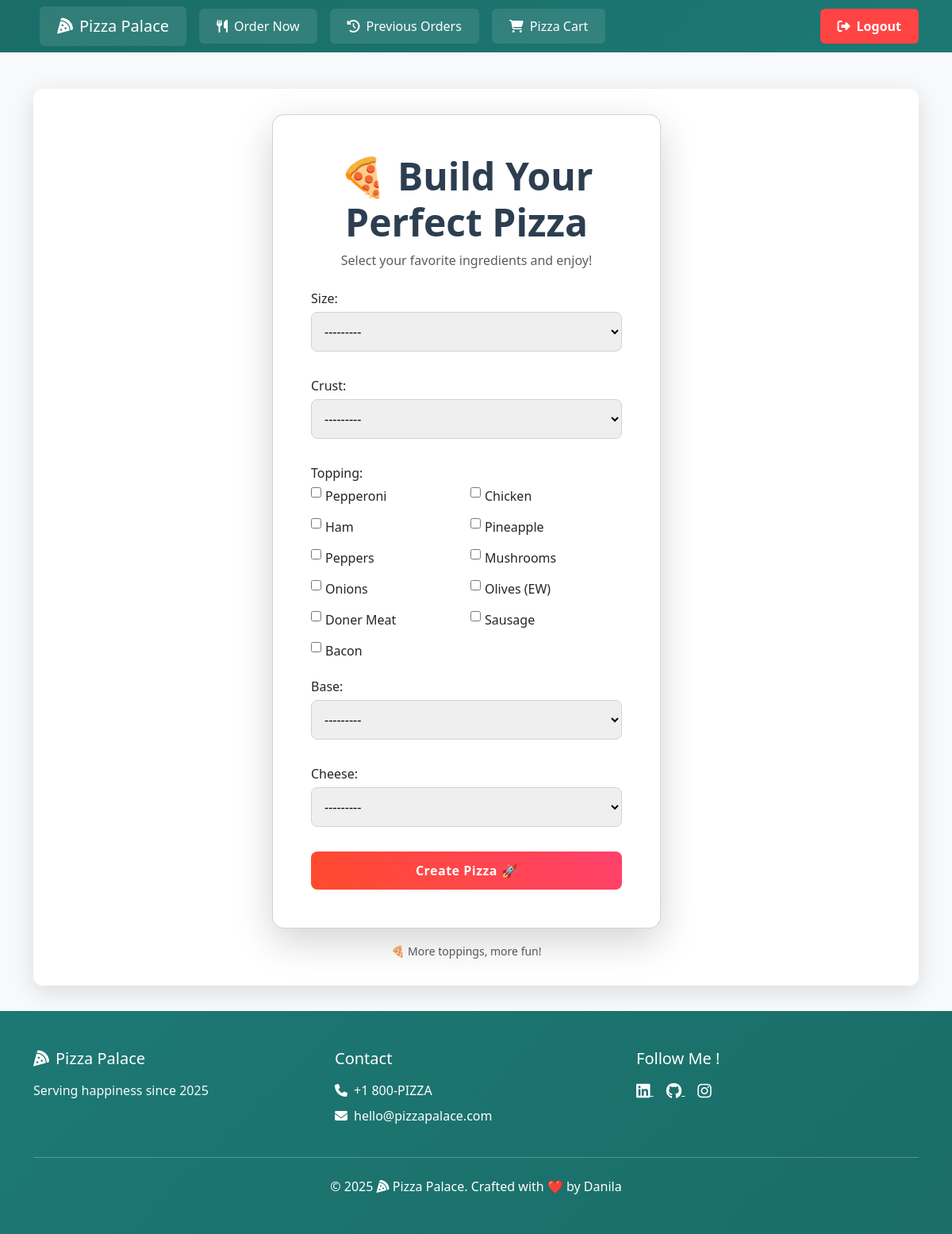
/order/ (signed in), run on the app's committed database.
### main/models.py (models this page shows)
class Size(models.Model):
    size = models.CharField(max_length=50, default="Medium")
    price = models.FloatField(default=11.50)
    def __str__(self):
        return self.size

class Crust(models.Model):
    crust = models.CharField(max_length=50, default="Normal")
    price = models.FloatField(default=0)
    def __str__(self):
        return self.crust

class Topping(models.Model):
    topping = models.CharField(max_length=50)
    price = models.FloatField()
    def __str__(self):
        return self.topping

class Base(models.Model):
    base = models.CharField(max_length=50, default="Regular")
    price = models.FloatField(default=1.0)
    def __str__(self):
        return self.base

class Cheese(models.Model):
    cheese = models.CharField(max_length=50, default="Mozarella")
    price = models.FloatField(default=0.5)
    def __str__(self):
        return self.cheese

### main/views.py (the view)
# urls.py: path('order/', views.order, name='order'),
def order(request):
    if not request.user.is_authenticated:
        return redirect("login")
    if request.method == "POST":
        form = PizzaForm(request.POST)
        if form.is_valid():
            pizza = form.save()
            cart, created = Cart.objects.get_or_create(user=request.user)
            cart.pizzas.add(pizza)
            return redirect('cart')
    else:
        form = PizzaForm()
    return render(request, 'order.html', {'form': form})

### main/forms.py
class PizzaForm(forms.ModelForm):
    class Meta:
        model = Pizza
        fields = ['size', 'crust', 'topping', 'base', 'cheese']
    topping = forms.ModelMultipleChoiceField(
        queryset = Topping.objects.all(),
        widget = forms.CheckboxSelectMultiple,
        required = False
    )

### main/templates/order.html (shortened to what this page needs)
{% extends 'base.html' %}
{% block content %}
<div class="container order-container">
    <div class="row justify-content-center w-100">
        <div class="col-md-6">
            <div class="card order-card shadow-lg">
                <div class="card-body p-5">
                    <div class="text-center mb-4">
                        <h1 class="display-5 order-title">🍕 Build Your Perfect Pizza</h1>
                        <p class="text-muted">Select your favorite ingredients and enjoy!</p>
                    </div>
                    <form method="POST" class="order-form">
                        {% for field in form %}
                            <div class="mb-3">
                                {{ field.label_tag }}
                                {% if field.field.widget.input_type == 'checkbox' %}  <div class="topping-group">
                                        {% for choice in field.field.choices %}
                                            <div class="topping-item">
                                                <input type="checkbox" name="{{ field.html_name }}" id="id_{{ field.id_for_label }}_{{ choice.0 }}" value="{{ choice.0 }}" {% if choice.0 in field.value %}checked{% endif %}>
                                                <label for="id_{{ field.id_for_label }}_{{ choice.0 }}">{{ choice.1 }}</label>
                                            </div>
                                        {% endfor %}
                                    </div>
                                {% else %}  {{ field }}
                                {% endif %}
                            </div>
                        {% endfor %}
                        <div class="d-grid gap-2">
                            <button class="btn order-btn" type="submit">Create Pizza 🚀</button>
                        </div>
                    </form>
                </div>
            </div>
            <div class="text-center mt-3">
                <small class="text-muted">🍕 More toppings, more fun!</small>
            </div>
        </div>
    </div>
</div>
{% endblock %}

### main/templates/base.html (shortened to what this page needs)
<!DOCTYPE html>
<html lang="en">
<head>
    <link href="https://cdn.jsdelivr.net/npm/bootstrap@5.3.3/dist/css/bootstrap.min.css" rel="stylesheet">
    <link rel="stylesheet" href="https://cdnjs.cloudflare.com/ajax/libs/font-awesome/6.4.0/css/all.min.css">
</head>
<body>
    <nav class="navbar navbar-expand-lg navbar-dark navbar-custom fixed-top">
        <div class="container">
            <a class="navbar-brand" href="{% url 'index' %}">
                <i class="fas fa-pizza-slice me-2"></i>Pizza Palace
            </a>
            <div class="collapse navbar-collapse" id="navbarNav">
                <ul class="navbar-nav me-auto">
                    {% if user.is_authenticated %}
                        <li class="nav-item">
                            <a class="nav-link nav-btn" href="{% url 'order' %}">
                                <i class="fas fa-utensils me-2"></i>Order Now
                            </a>
                        </li>
                        <li class="nav-item">
                            <a class="nav-link nav-btn" href="{% url 'previous_orders' %}">
                                <i class="fas fa-history me-2"></i>Previous Orders
                            </a>
                        </li>
                        <li class="nav-item">
                            <a class="nav-link nav-btn" href="{% url 'cart' %}">
                                <i class="fas fa-shopping-cart me-2"></i>Pizza Cart
                            </a>
                        </li>
                    {% endif %}
                </ul>
                <ul class="navbar-nav">
                    {% if user.is_authenticated %}
                        <li class="nav-item">
                            <form id="logout-form" action="{% url 'logout' %}" method="POST">
                                <button type="submit" class="btn logout-btn">
                                    <i class="fas fa-sign-out-alt me-2"></i>Logout
                                </button>
                            </form>
                        </li>
                    {% endif %}
                </ul>
            </div>
        </div>
    </nav>
    <main class="container">
        <div class="content-card">
            {% block content %}
            {% endblock %}
        </div>
    </main>
    <footer class="footer-custom mt-auto text-white">
        <div class="container py-5">
            <div class="row g-4">
                <div class="col-md-4">
                    <h5 class="mb-3">
                        <i class="fas fa-pizza-slice me-2"></i>Pizza Palace
                    </h5>
                    <p class="text-light">Serving happiness since 2025</p>
                </div>
                <div class="col-md-4">
                    <h5 class="mb-3">Contact</h5>
                    <ul class="list-unstyled">
                        <li class="mb-2">
                            <i class="fas fa-phone me-2"></i>+1 800-PIZZA
                        </li>
                        <li>
                            <i class="fas fa-envelope me-2"></i>hello@pizzapalace.com
                        </li>
                    </ul>
                </div>
                <div class="col-md-4">
                    <h5 class="mb-3">Follow Me !</h5>
                    <div class="social-links">
                        <a href="https://www.linkedin.com/in/danila-jegorenkovs/" class="text-white me-3">
                            <i class="fab fa-linkedin fa-lg"></i>
                        </a>
                        <a href="https://github.com/DanilaJeg" class="text-white me-3">
                            <i class="fab fa-github fa-lg"></i>
                        </a>
                        <a href="https://www.instagram.com/danilajegorenkovs/" class="text-white">
                            <i class="fab fa-instagram fa-lg"></i>
                        </a>
                    </div>
                </div>
            </div>
            <hr class="my-4">
            <p class="text-center mb-0">
                © 2025 <i class="fas fa-pizza-slice"></i> Pizza Palace. Crafted with ❤️ by Danila
            </p>
        </div>
    </footer>
</body>
</html>

### main/templates/base.html (style rules this page uses)
:root { --primary-color: #1d7874; --accent-color: #e76f51; }
body { min-height: 100vh; display: flex; flex-direction: column; background-color: #f8f9fa; }
main { flex: 1; padding-top: 80px; animation: fadeIn 0.6s ease-out; }
.navbar-custom { background: linear-gradient(135deg, #1a6d68 0%, #1d7874 100%); }
.footer-custom { background: linear-gradient(135deg, #1d7874 0%, #1a6d68 100%); }
.nav-btn, .navbar-brand { margin: 0 8px; padding: 8px 20px !important; border-radius: 6px; transition: all 0.3s ease; color: white !important; background-color: rgba(255, 255, 255, 0.1); border: 2px solid transparent; text-decoration: none !important; }
.logout-btn { color: white !important; background: #ff4444 !important; font-weight: bold; border-radius: 6px; padding: 8px 20px !important; transition: all 0.3s ease; border: 2px solid transparent; }
.content-card { background: white; border-radius: 12px; box-shadow: 0 8px 30px rgba(0,0,0,0.12); padding: 2rem; margin: 2rem 0; }

### main/templates/order.html (style rules this page uses)
.order-container { min-height: 80vh; display: flex; align-items: center; }
.order-card { background: white; border-radius: 15px; box-shadow: 0 4px 8px rgba(0, 0, 0, 0.1); transition: transform 0.3s ease; }
.order-title { color: #2c3e50; font-weight: 600; }
.order-form label { font-weight: 500; margin-bottom: 5px; }
.order-form input, .order-form select { width: 100%; padding: 12px; margin-bottom: 15px; border: 1px solid #ced4da; border-radius: 8px; transition: all 0.3s ease; box-sizing: border-box; }
.order-form input[type="checkbox"] { width: auto; margin-right: 5px; vertical-align: middle; }
.order-btn { background: linear-gradient(45deg, #FF4B2B, #FF416C); border: none; color: white; padding: 12px; border-radius: 8px; font-weight: 600; letter-spacing: 0.5px; transition: all 0.3s ease; }
.topping-group { display: grid; grid-template-columns: repeat(auto-fit, minmax(150px, 1fr)); gap: 10px; }
.topping-item { display: flex; align-items: center; }
.topping-item input[type="checkbox"] { margin-right: 5px; }

### data on the page
Size: form "---------"
Crust: form "---------"
Topping: topping "Pepperoni"
Topping: topping "Chicken"
Topping: topping "Ham"
Topping: topping "Pineapple"
Topping: topping "Peppers"
Topping: topping "Mushrooms"
Topping: topping "Onions"
Topping: topping "Olives (EW)"
Topping: topping "Doner Meat"
Topping: topping "Sausage"
Topping: topping "Bacon"
Base: form "---------"
Cheese: form "---------"

### other printed values
{{ field.label_tag }} "Size:" "Crust:" "Topping:" "Base:" "Cheese:"
